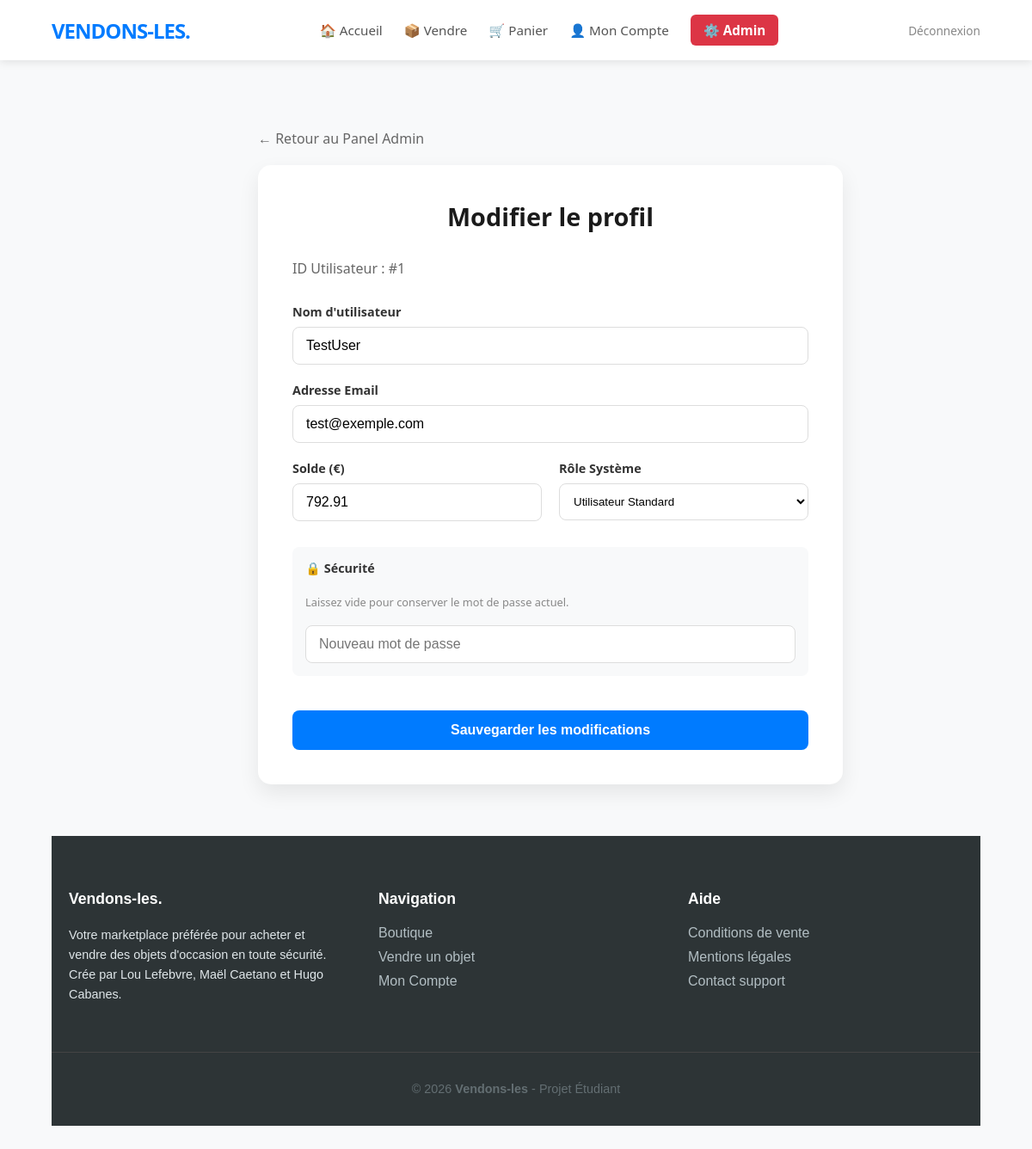
The app's page /edit_user.php?id=1 (signed in) with its own data.
### tables this page shows
CREATE TABLE `user` (
  `id` int(11) NOT NULL,
  `username` varchar(50) NOT NULL,
  `email` varchar(100) NOT NULL,
  `password` varchar(255) NOT NULL,
  `created_at` timestamp NOT NULL DEFAULT current_timestamp(),
  `balance` decimal(10,2) DEFAULT 100.00,
  `image_url` varchar(255) DEFAULT NULL,
  `role` varchar(20) DEFAULT 'user'
);

### edit_user.php (the view, shortened to what this page needs)
<?php
require_once 'includes/header.php';
$user_id = isset($_GET['id']) ? intval($_GET['id']) : 0;
$res = $mysqli->query("SELECT * FROM User WHERE id = $user_id");
$u = $res->fetch_assoc();
?>
<div style="max-width: 600px; margin: 40px auto;">
    <a href="admin.php" style="text-decoration: none; color: #666; display: block; margin-bottom: 20px;">← Retour au Panel Admin</a>
    <div class="auth-card" style="max-width: 100%;">
        <h1>Modifier le profil</h1>
        <p style="color: #666; margin-bottom: 30px;">ID Utilisateur : #<?php echo $u['id']; ?></p>
        <form method="POST" class="auth-form">
            <div class="form-group">
                <label>Nom d'utilisateur</label>
                <input type="text" name="username" value="<?php echo htmlspecialchars($u['username']); ?>" required>
            </div>
            <div class="form-group">
                <label>Adresse Email</label>
                <input type="email" name="email" value="<?php echo htmlspecialchars($u['email']); ?>" required>
            </div>
            <div style="display: grid; grid-template-columns: 1fr 1fr; gap: 20px;">
                <div class="form-group">
                    <label>Solde (€)</label>
                    <input type="number" step="0.01" name="balance" value="<?php echo $u['balance']; ?>" required>
                </div>
                <div class="form-group">
                    <label>Rôle Système</label>
                    <select name="role" style="width: 100%; padding: 12px; border: 1px solid #ddd; border-radius: 8px; background: white;">
                        <option value="user" <?php if($u['role'] === 'user') echo 'selected'; ?>>Utilisateur Standard</option>
                    </select>
                </div>
            </div>
            <div class="form-group" style="margin-top: 10px; padding: 15px; background: #f8f9fa; border-radius: 8px;">
                <label>🔒 Sécurité</label>
                <p style="font-size: 0.8rem; color: #888; margin-bottom: 10px;">Laissez vide pour conserver le mot de passe actuel.</p>
                <input type="password" name="password" placeholder="Nouveau mot de passe">
            </div>
            <button type="submit" class="btn-submit" style="margin-top: 20px;">
                Sauvegarder les modifications
            </button>
        </form>
    </div>
</div>
<?php require_once 'includes/footer.php'; ?>

### assets/css/style.css (style rules this page uses)
:root { --primary-color: #007bff; --dark-color: #1a1a1a; --light-bg: #f8f9fa; --admin-color: #dc3545; --text-main: #333; --nav-shadow: 0 2px 10px rgba(0,0,0,0.1); }
body { margin: 0; font-family: 'Segoe UI', Roboto, Helvetica, Arial, sans-serif; background-color: var(--light-bg); color: var(--text-main); display: flex; flex-direction: column; min-height: 100vh; }
.auth-card { background: white; padding: 40px; border-radius: 15px; box-shadow: 0 10px 25px rgba(0,0,0,0.08); width: 100%; max-width: 400px; }
.auth-card h1 { margin-top: 0; font-size: 1.8rem; color: var(--dark-color); text-align: center; margin-bottom: 30px; }
.auth-form { display: flex; flex-direction: column; gap: 20px; }
.form-group { display: flex; flex-direction: column; gap: 8px; }
.form-group label { font-weight: 600; font-size: 0.9rem; }
.auth-form input { padding: 12px 15px; border: 1px solid #ddd; border-radius: 8px; font-size: 1rem; transition: border-color 0.3s; }
.btn-submit { background: var(--primary-color); color: white; padding: 14px; border: none; border-radius: 8px; font-weight: bold; font-size: 1rem; cursor: pointer; transition: opacity 0.3s; margin-top: 10px; }

### records on screen
user: id "1", username "TestUser", email "test@exemple.com", balance "792.91", role "Utilisateur Standard"
